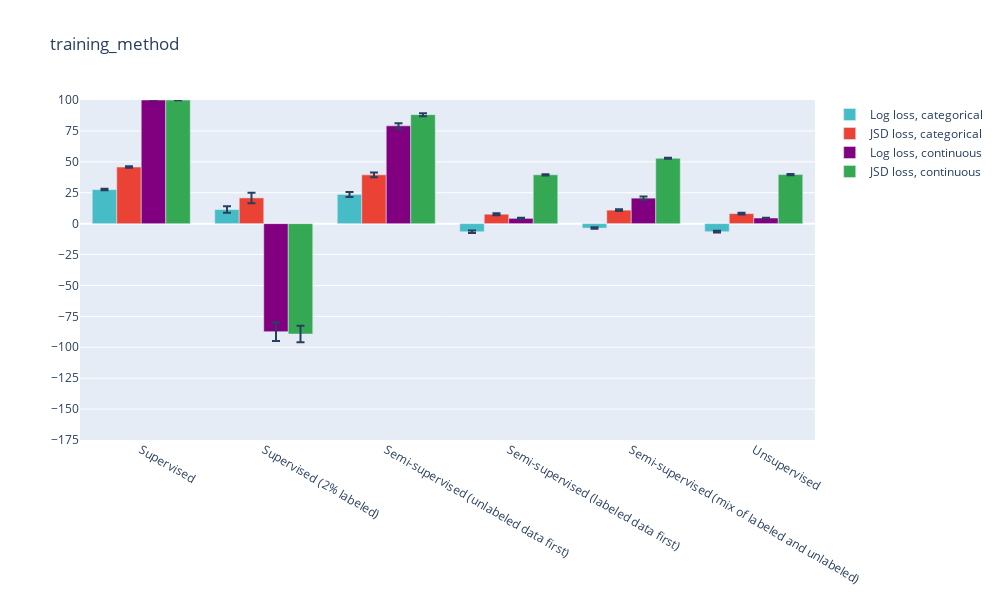
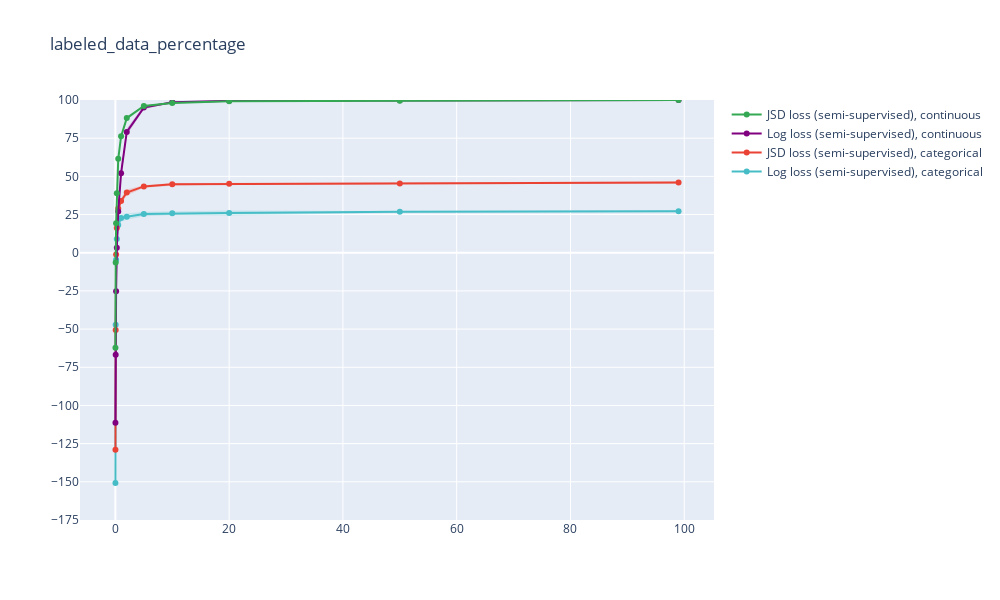
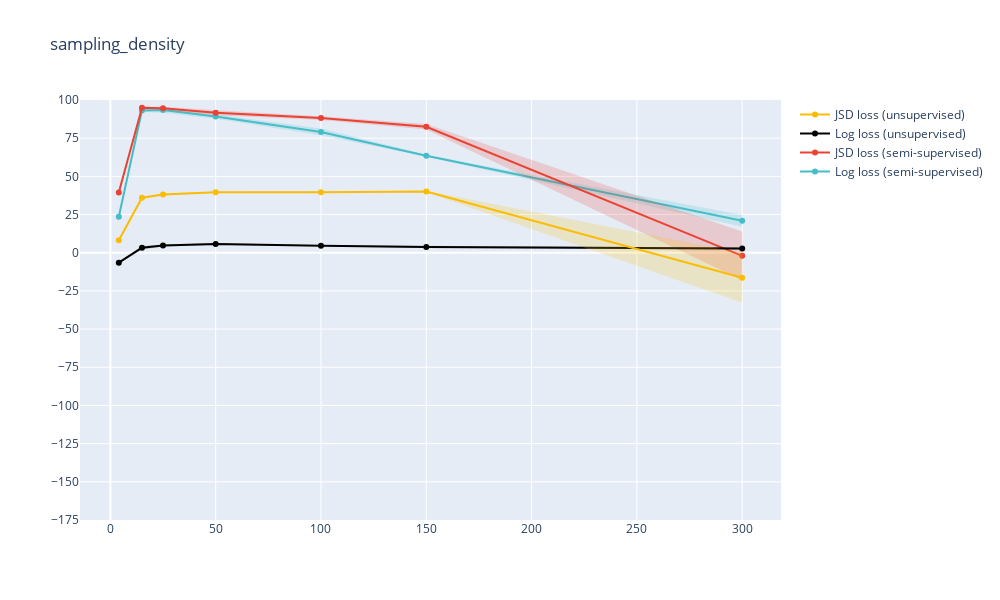
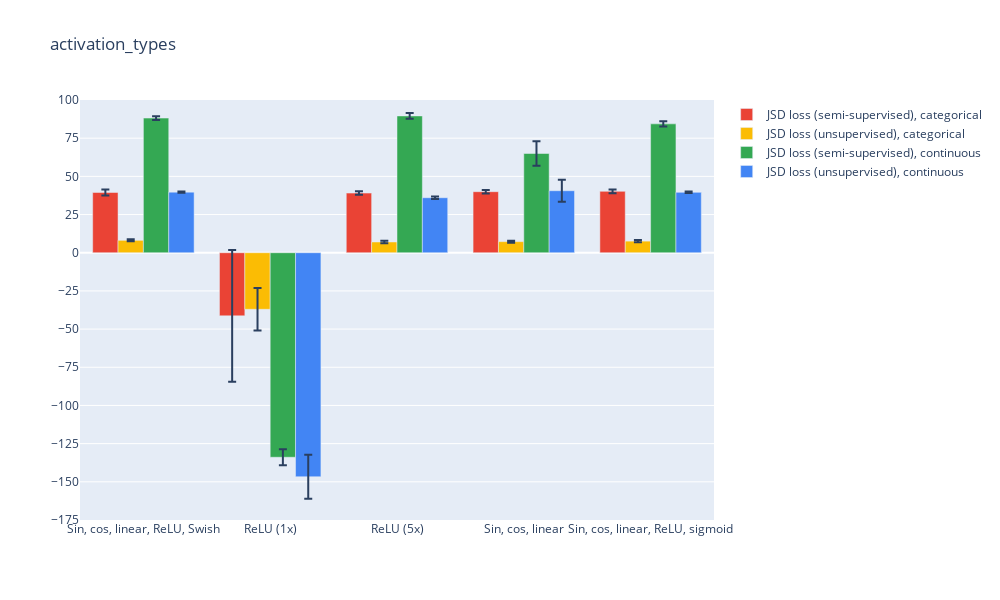

Notebook code for these charts, in order:
### Code cell
for i in range(len(parameters)):
    if i not in [0,1,2]:
        excluded_config_strings=['CCE, SD=4', 'CCEu, SD=4', 'CCE, SD=100','CCEu, SD=100']
    else:
        excluded_config_strings=[]
    plot_vals(i,USE_PLOTLY=True,excluded_config_strings=excluded_config_strings)

### Figure 1 — Plotly figure (JSON) as saved in the notebook; plotly's stock layout.template omitted (floating-point values rounded to 4 significant figures)
{"data": [{"error_y": {"array": [0.5939, 2.632, 2.037, 0.9505, 0.6098, 0.6869]}, "marker": {"color": "#46BDC6"}, "name": "Log loss, categorical", "type": "bar", "x": ["Supervised", "Supervised (2%\nlabeled)", "Semi-supervised\n(unlabeled data\nfirst)", "Semi-supervised\n(labeled data first)", "Semi-supervised (mix\nof labeled and\nunlabeled)", "Unsupervised"], "y": [27.53, 11.41, 23.6, -6.552, -3.613, -6.53]}, {"error_y": {"array": [0.6264, 4.242, 1.963, 0.7532, 0.6222, 0.6326]}, "marker": {"color": "#EA4335"}, "name": "JSD loss, categorical", "type": "bar", "x": ["Supervised", "Supervised (2%\nlabeled)", "Semi-supervised\n(unlabeled data\nfirst)", "Semi-supervised\n(labeled data first)", "Semi-supervised (mix\nof labeled and\nunlabeled)", "Unsupervised"], "y": [45.77, 20.81, 39.45, 7.627, 10.92, 8.118]}, {"error_y": {"array": [0.002236, 7.485, 2.163, 0.4133, 1.391, 0.2728]}, "marker": {"color": "#800080"}, "name": "Log loss, continuous", "type": "bar", "x": ["Supervised", "Supervised (2%\nlabeled)", "Semi-supervised\n(unlabeled data\nfirst)", "Semi-supervised\n(labeled data first)", "Semi-supervised (mix\nof labeled and\nunlabeled)", "Unsupervised"], "y": [99.99, -87.38, 79.11, 4.253, 20.62, 4.557]}, {"error_y": {"array": [0.09166, 6.672, 1.204, 0.544, 0.3745, 0.4461]}, "marker": {"color": "#34A853"}, "name": "JSD loss, continuous", "type": "bar", "x": ["Supervised", "Supervised (2%\nlabeled)", "Semi-supervised\n(unlabeled data\nfirst)", "Semi-supervised\n(labeled data first)", "Semi-supervised (mix\nof labeled and\nunlabeled)", "Unsupervised"], "y": [99.93, -89.27, 88.16, 39.47, 52.85, 39.68]}], "layout": {"height": 600, "title": {"text": "training_method"}, "width": 1000, "yaxis": {"dtick": 25, "range": [-175, 100], "tick0": 0}}}

### Figure 2 — Plotly figure (JSON) as saved in the notebook; plotly's stock layout.template omitted (floating-point values rounded to 4 significant figures)
{"data": [{"marker": {"color": "#46BDC6"}, "mode": "lines+markers", "name": "Log loss (semi-supervised), categorical", "type": "scatter", "x": [99, 50, 20, 10, 5, 2, 1, 0.5, 0.25, 0.125, 0.05, 0.01], "y": [27.17, 26.8, 25.99, 25.8, 25.38, 23.6, 22.76, 18.18, 8.996, -4.625, -47.13, -150.8]}, {"line": {"width": 0}, "marker": {"color": "#46BDC6"}, "mode": "lines", "name": "Upper bound", "showlegend": false, "type": "scatter", "x": [99, 50, 20, 10, 5, 2, 1, 0.5, 0.25, 0.125, 0.05, 0.01], "y": [27.88, 27.38, 27.68, 26.95, 26.86, 25.64, 25.3, 22.1, 15.24, 3.387, -19.66, -105.7]}, {"fill": "tonexty", "fillcolor": "rgba(70, 189, 198, 0.2)", "line": {"width": 0}, "marker": {"color": "#46BDC6"}, "mode": "lines", "name": "Lower bound", "showlegend": false, "type": "scatter", "x": [99, 50, 20, 10, 5, 2, 1, 0.5, 0.25, 0.125, 0.05, 0.01], "y": [26.47, 26.21, 24.31, 24.64, 23.9, 21.57, 20.23, 14.26, 2.748, -12.64, -74.6, -195.9]}, {"marker": {"color": "#EA4335"}, "mode": "lines+markers", "name": "JSD loss (semi-supervised), categorical", "type": "scatter", "x": [99, 50, 20, 10, 5, 2, 1, 0.5, 0.25, 0.125, 0.05, 0.01], "y": [45.92, 45.31, 45.21, 44.81, 43.42, 39.45, 33.83, 28.89, 16.12, -1.103, -50.59, -129.0]}, {"line": {"width": 0}, "marker": {"color": "#EA4335"}, "mode": "lines", "name": "Upper bound", "showlegend": false, "type": "scatter", "x": [99, 50, 20, 10, 5, 2, 1, 0.5, 0.25, 0.125, 0.05, 0.01], "y": [46.64, 45.88, 45.83, 45.68, 44.26, 41.41, 35.93, 32.36, 24.09, 9.933, -20.23, -99.44]}, {"fill": "tonexty", "fillcolor": "rgba(234, 67, 53, 0.2)", "line": {"width": 0}, "marker": {"color": "#EA4335"}, "mode": "lines", "name": "Lower bound", "showlegend": false, "type": "scatter", "x": [99, 50, 20, 10, 5, 2, 1, 0.5, 0.25, 0.125, 0.05, 0.01], "y": [45.19, 44.75, 44.6, 43.93, 42.58, 37.48, 31.73, 25.42, 8.15, -12.14, -80.96, -158.6]}, {"marker": {"color": "#800080"}, "mode": "lines+markers", "name": "Log loss (semi-supervised), continuous", "type": "scatter", "x": [99, 50, 20, 10, 5, 2, 1, 0.5, 0.25, 0.125, 0.05, 0.01], "y": [99.98, 99.78, 99.44, 98.59, 95.05, 79.11, 52.12, 27.04, 3.261, -25.22, -66.87, -111.4]}, {"line": {"width": 0}, "marker": {"color": "#800080"}, "mode": "lines", "name": "Upper bound", "showlegend": false, "type": "scatter", "x": [99, 50, 20, 10, 5, 2, 1, 0.5, 0.25, 0.125, 0.05, 0.01], "y": [99.99, 99.84, 99.67, 98.91, 96.16, 81.27, 55.24, 32.01, 8.426, -17.46, -41.47, -83.97]}, {"fill": "tonexty", "fillcolor": "rgba(128, 0, 128, 0.2)", "line": {"width": 0}, "marker": {"color": "#800080"}, "mode": "lines", "name": "Lower bound", "showlegend": false, "type": "scatter", "x": [99, 50, 20, 10, 5, 2, 1, 0.5, 0.25, 0.125, 0.05, 0.01], "y": [99.97, 99.73, 99.21, 98.26, 93.93, 76.94, 48.99, 22.07, -1.903, -32.99, -92.27, -138.8]}, {"marker": {"color": "#34A853"}, "mode": "lines+markers", "name": "JSD loss (semi-supervised), continuous", "type": "scatter", "x": [99, 50, 20, 10, 5, 2, 1, 0.5, 0.25, 0.125, 0.05, 0.01], "y": [99.96, 99.59, 99.2, 98.03, 96.04, 88.16, 76.18, 61.45, 38.98, 19.27, -6.37, -62.27]}, {"line": {"width": 0}, "marker": {"color": "#34A853"}, "mode": "lines", "name": "Upper bound", "showlegend": false, "type": "scatter", "x": [99, 50, 20, 10, 5, 2, 1, 0.5, 0.25, 0.125, 0.05, 0.01], "y": [99.98, 99.76, 99.36, 98.45, 96.6, 89.37, 77.57, 64.19, 43.06, 25.72, 4.912, -26.63]}, {"fill": "tonexty", "fillcolor": "rgba(52, 168, 83, 0.2)", "line": {"width": 0}, "marker": {"color": "#34A853"}, "mode": "lines", "name": "Lower bound", "showlegend": false, "type": "scatter", "x": [99, 50, 20, 10, 5, 2, 1, 0.5, 0.25, 0.125, 0.05, 0.01], "y": [99.94, 99.42, 99.03, 97.62, 95.49, 86.96, 74.8, 58.72, 34.89, 12.82, -17.65, -97.9]}], "layout": {"height": 600, "title": {"text": "labeled_data_percentage"}, "width": 1000, "yaxis": {"dtick": 25, "range": [-175, 100], "tick0": 0}}}

### Figure 3 — Plotly figure (JSON) as saved in the notebook; plotly's stock layout.template omitted (floating-point values rounded to 4 significant figures)
{"data": [{"marker": {"color": "#46BDC6"}, "mode": "lines+markers", "name": "Log loss (semi-supervised)", "type": "scatter", "x": [4, 15, 25, 50, 100, 150, 300], "y": [23.6, 93.13, 93.41, 89.12, 79.11, 63.52, 20.88]}, {"line": {"width": 0}, "marker": {"color": "#46BDC6"}, "mode": "lines", "name": "Upper bound", "showlegend": false, "type": "scatter", "x": [4, 15, 25, 50, 100, 150, 300], "y": [25.64, 94.14, 95.24, 90.54, 81.27, 64.18, 24.71]}, {"fill": "tonexty", "fillcolor": "rgba(70, 189, 198, 0.2)", "line": {"width": 0}, "marker": {"color": "#46BDC6"}, "mode": "lines", "name": "Lower bound", "showlegend": false, "type": "scatter", "x": [4, 15, 25, 50, 100, 150, 300], "y": [21.57, 92.13, 91.59, 87.71, 76.94, 62.86, 17.05]}, {"marker": {"color": "#EA4335"}, "mode": "lines+markers", "name": "JSD loss (semi-supervised)", "type": "scatter", "x": [4, 15, 25, 50, 100, 150, 300], "y": [39.45, 94.91, 94.6, 91.64, 88.16, 82.51, -2.045]}, {"line": {"width": 0}, "marker": {"color": "#EA4335"}, "mode": "lines", "name": "Upper bound", "showlegend": false, "type": "scatter", "x": [4, 15, 25, 50, 100, 150, 300], "y": [41.41, 95.73, 95.55, 93.25, 89.37, 84.3, 13.94]}, {"fill": "tonexty", "fillcolor": "rgba(234, 67, 53, 0.2)", "line": {"width": 0}, "marker": {"color": "#EA4335"}, "mode": "lines", "name": "Lower bound", "showlegend": false, "type": "scatter", "x": [4, 15, 25, 50, 100, 150, 300], "y": [37.48, 94.09, 93.65, 90.03, 86.96, 80.71, -18.02]}, {"marker": {"color": "#000000"}, "mode": "lines+markers", "name": "Log loss (unsupervised)", "type": "scatter", "x": [4, 15, 25, 50, 100, 150, 300], "y": [-6.53, 3.274, 4.72, 5.7, 4.557, 3.751, 2.693]}, {"line": {"width": 0}, "marker": {"color": "#000000"}, "mode": "lines", "name": "Upper bound", "showlegend": false, "type": "scatter", "x": [4, 15, 25, 50, 100, 150, 300], "y": [-5.843, 4.369, 5.444, 6.327, 4.83, 4.431, 3.494]}, {"fill": "tonexty", "fillcolor": "rgba(0, 0, 0, 0.2)", "line": {"width": 0}, "marker": {"color": "#000000"}, "mode": "lines", "name": "Lower bound", "showlegend": false, "type": "scatter", "x": [4, 15, 25, 50, 100, 150, 300], "y": [-7.217, 2.179, 3.996, 5.073, 4.284, 3.071, 1.892]}, {"marker": {"color": "#FBBC04"}, "mode": "lines+markers", "name": "JSD loss (unsupervised)", "type": "scatter", "x": [4, 15, 25, 50, 100, 150, 300], "y": [8.118, 36.0, 38.17, 39.57, 39.68, 40.12, -16.43]}, {"line": {"width": 0}, "marker": {"color": "#FBBC04"}, "mode": "lines", "name": "Upper bound", "showlegend": false, "type": "scatter", "x": [4, 15, 25, 50, 100, 150, 300], "y": [8.751, 36.8, 38.93, 39.97, 40.13, 40.63, -0.1558]}, {"fill": "tonexty", "fillcolor": "rgba(251, 188, 4, 0.2)", "line": {"width": 0}, "marker": {"color": "#FBBC04"}, "mode": "lines", "name": "Lower bound", "showlegend": false, "type": "scatter", "x": [4, 15, 25, 50, 100, 150, 300], "y": [7.486, 35.2, 37.42, 39.16, 39.23, 39.61, -32.71]}], "layout": {"height": 600, "title": {"text": "sampling_density"}, "width": 1000, "yaxis": {"dtick": 25, "range": [-175, 100], "tick0": 0}}}

### Figure 4 — Plotly figure (JSON) as saved in the notebook; plotly's stock layout.template omitted (floating-point values rounded to 4 significant figures)
{"data": [{"error_y": {"array": [1.963, 43.16, 1.165, 1.184, 1.257]}, "marker": {"color": "#EA4335"}, "name": "JSD loss (semi-supervised), categorical", "type": "bar", "x": ["Sin, cos, linear,\nReLU, Swish", "ReLU (1x)", "ReLU (5x)", "Sin, cos, linear", "Sin, cos, linear,\nReLU, sigmoid"], "y": [39.45, -41.34, 39.05, 39.96, 40.19]}, {"error_y": {"array": [0.6326, 13.88, 0.7987, 0.6416, 0.7128]}, "marker": {"color": "#FBBC04"}, "name": "JSD loss (unsupervised), categorical", "type": "bar", "x": ["Sin, cos, linear,\nReLU, Swish", "ReLU (1x)", "ReLU (5x)", "Sin, cos, linear", "Sin, cos, linear,\nReLU, sigmoid"], "y": [8.118, -37.04, 7.033, 7.253, 7.588]}, {"error_y": {"array": [1.204, 5.193, 1.839, 8.025, 1.683]}, "marker": {"color": "#34A853"}, "name": "JSD loss (semi-supervised), continuous", "type": "bar", "x": ["Sin, cos, linear,\nReLU, Swish", "ReLU (1x)", "ReLU (5x)", "Sin, cos, linear", "Sin, cos, linear,\nReLU, sigmoid"], "y": [88.16, -133.9, 89.57, 64.97, 84.38]}, {"error_y": {"array": [0.4461, 14.33, 0.7862, 7.164, 0.4877]}, "marker": {"color": "#4285F4"}, "name": "JSD loss (unsupervised), continuous", "type": "bar", "x": ["Sin, cos, linear,\nReLU, Swish", "ReLU (1x)", "ReLU (5x)", "Sin, cos, linear", "Sin, cos, linear,\nReLU, sigmoid"], "y": [39.68, -146.7, 36.02, 40.59, 39.52]}], "layout": {"height": 600, "title": {"text": "activation_types"}, "width": 1000, "yaxis": {"dtick": 25, "range": [-175, 100], "tick0": 0}}}
